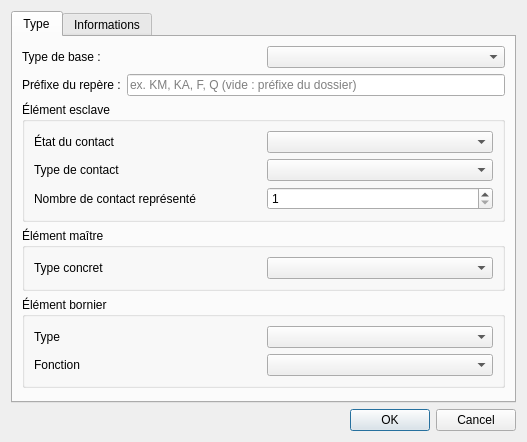
<?xml version="1.0" encoding="UTF-8"?>
<ui version="4.0">
 <class>ElementPropertiesEditorWidget</class>
 <widget class="QDialog" name="ElementPropertiesEditorWidget">
  <property name="geometry">
   <rect>
    <x>0</x>
    <y>0</y>
    <width>527</width>
    <height>442</height>
   </rect>
  </property>
  <property name="windowTitle">
   <string>Propriété de l'élément</string>
  </property>
  <property name="sizeGripEnabled">
   <bool>false</bool>
  </property>
  <layout class="QVBoxLayout" name="verticalLayout">
   <item>
    <widget class="QTabWidget" name="tabWidget">
     <property name="currentIndex">
      <number>0</number>
     </property>
     <widget class="QWidget" name="Type">
      <attribute name="title">
       <string>Type</string>
      </attribute>
      <layout class="QVBoxLayout" name="verticalLayout_3">
       <item>
        <layout class="QHBoxLayout" name="horizontalLayout">
         <item>
          <widget class="QLabel" name="label">
           <property name="text">
            <string>Type de base :</string>
           </property>
          </widget>
         </item>
         <item>
          <widget class="QComboBox" name="m_base_type_cb"/>
         </item>
        </layout>
       </item>
       <item>
        <layout class="QHBoxLayout" name="horizontalLayout_prefix">
         <item>
          <widget class="QLabel" name="m_prefix_label">
           <property name="text">
            <string>Préfixe du repère :</string>
           </property>
          </widget>
         </item>
         <item>
          <widget class="QLineEdit" name="m_prefix_le">
           <property name="placeholderText">
            <string>ex. KM, KA, F, Q (vide : préfixe du dossier)</string>
           </property>
           <property name="toolTip">
            <string>Préfixe du repère automatique de cet élément (KM pour un contacteur moteur, KA pour un relais auxiliaire...). Prioritaire sur le préfixe du dossier.</string>
           </property>
          </widget>
         </item>
        </layout>
       </item>
       <item>
        <widget class="QGroupBox" name="m_slave_gb">
         <property name="title">
          <string>Élément esclave</string>
         </property>
         <layout class="QVBoxLayout" name="verticalLayout_2">
          <item>
           <layout class="QGridLayout" name="gridLayout">
            <item row="3" column="1">
             <widget class="QSpinBox" name="m_number_ctc">
              <property name="minimum">
               <number>1</number>
              </property>
             </widget>
            </item>
            <item row="3" column="0">
             <widget class="QLabel" name="label_4">
              <property name="text">
               <string>Nombre de contact représenté</string>
              </property>
             </widget>
            </item>
            <item row="2" column="0">
             <widget class="QLabel" name="label_3">
              <property name="text">
               <string>Type de contact</string>
              </property>
             </widget>
            </item>
            <item row="1" column="0">
             <widget class="QLabel" name="label_2">
              <property name="text">
               <string>État du contact</string>
              </property>
             </widget>
            </item>
            <item row="1" column="1">
             <widget class="QComboBox" name="m_state_cb"/>
            </item>
            <item row="2" column="1">
             <widget class="QComboBox" name="m_type_cb"/>
            </item>
           </layout>
          </item>
         </layout>
        </widget>
       </item>
       <item>
        <widget class="QGroupBox" name="m_master_gb">
         <property name="title">
          <string>Élément maître</string>
         </property>
         <layout class="QGridLayout" name="gridLayout_3">
          <item row="0" column="0">
           <widget class="QLabel" name="label_5">
            <property name="text">
             <string>Type concret</string>
            </property>
           </widget>
          </item>
          <item row="0" column="1">
           <widget class="QComboBox" name="m_master_type_cb"/>
          </item>
         </layout>
        </widget>
       </item>
       <item>
        <widget class="QGroupBox" name="m_terminal_gb">
         <property name="title">
          <string>Élément bornier</string>
         </property>
         <layout class="QGridLayout" name="gridLayout_2">
          <item row="0" column="0">
           <widget class="QLabel" name="label_6">
            <property name="text">
             <string>Type</string>
            </property>
           </widget>
          </item>
          <item row="1" column="0">
           <widget class="QLabel" name="label_7">
            <property name="text">
             <string>Fonction</string>
            </property>
           </widget>
          </item>
          <item row="0" column="1">
           <widget class="QComboBox" name="m_terminal_type_cb"/>
          </item>
          <item row="1" column="1">
           <widget class="QComboBox" name="m_terminal_func_cb"/>
          </item>
         </layout>
        </widget>
       </item>
       <item>
        <spacer name="verticalSpacer_2">
         <property name="orientation">
          <enum>Qt::Vertical</enum>
         </property>
         <property name="sizeHint" stdset="0">
          <size>
           <width>20</width>
           <height>40</height>
          </size>
         </property>
        </spacer>
       </item>
      </layout>
     </widget>
     <widget class="QWidget" name="Informations">
      <attribute name="title">
       <string>Informations</string>
      </attribute>
      <layout class="QVBoxLayout" name="verticalLayout_4">
       <item>
        <widget class="QTreeWidget" name="m_tree">
         <attribute name="headerDefaultSectionSize">
          <number>150</number>
         </attribute>
         <column>
          <property name="text">
           <string>Nom</string>
          </property>
         </column>
         <column>
          <property name="text">
           <string>Valeurs</string>
          </property>
         </column>
        </widget>
       </item>
      </layout>
     </widget>
    </widget>
   </item>
   <item>
    <widget class="QDialogButtonBox" name="m_buttonBox">
     <property name="orientation">
      <enum>Qt::Horizontal</enum>
     </property>
     <property name="standardButtons">
      <set>QDialogButtonBox::Cancel|QDialogButtonBox::Ok</set>
     </property>
    </widget>
   </item>
  </layout>
 </widget>
 <resources/>
 <connections>
  <connection>
   <sender>m_buttonBox</sender>
   <signal>accepted()</signal>
   <receiver>ElementPropertiesEditorWidget</receiver>
   <slot>accept()</slot>
   <hints>
    <hint type="sourcelabel">
     <x>248</x>
     <y>254</y>
    </hint>
    <hint type="destinationlabel">
     <x>157</x>
     <y>274</y>
    </hint>
   </hints>
  </connection>
  <connection>
   <sender>m_buttonBox</sender>
   <signal>rejected()</signal>
   <receiver>ElementPropertiesEditorWidget</receiver>
   <slot>reject()</slot>
   <hints>
    <hint type="sourcelabel">
     <x>316</x>
     <y>260</y>
    </hint>
    <hint type="destinationlabel">
     <x>286</x>
     <y>274</y>
    </hint>
   </hints>
  </connection>
 </connections>
</ui>
